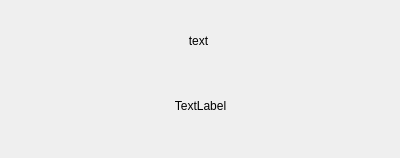
<?xml version="1.0" encoding="UTF-8"?>
<ui version="4.0">
 <class>Spinbox</class>
 <widget class="QWidget" name="Spinbox">
  <property name="geometry">
   <rect>
    <x>0</x>
    <y>0</y>
    <width>400</width>
    <height>158</height>
   </rect>
  </property>
  <property name="windowTitle">
   <string>Загрузка...</string>
  </property>
  <widget class="QLabel" name="label">
   <property name="geometry">
    <rect>
     <x>-2</x>
     <y>20</y>
     <width>401</width>
     <height>41</height>
    </rect>
   </property>
   <property name="text">
    <string>text</string>
   </property>
   <property name="alignment">
    <set>Qt::AlignCenter</set>
   </property>
  </widget>
  <widget class="QLabel" name="label_2">
   <property name="geometry">
    <rect>
     <x>160</x>
     <y>70</y>
     <width>81</width>
     <height>71</height>
    </rect>
   </property>
   <property name="text">
    <string>TextLabel</string>
   </property>
   <property name="alignment">
    <set>Qt::AlignCenter</set>
   </property>
  </widget>
 </widget>
 <resources/>
 <connections/>
</ui>
